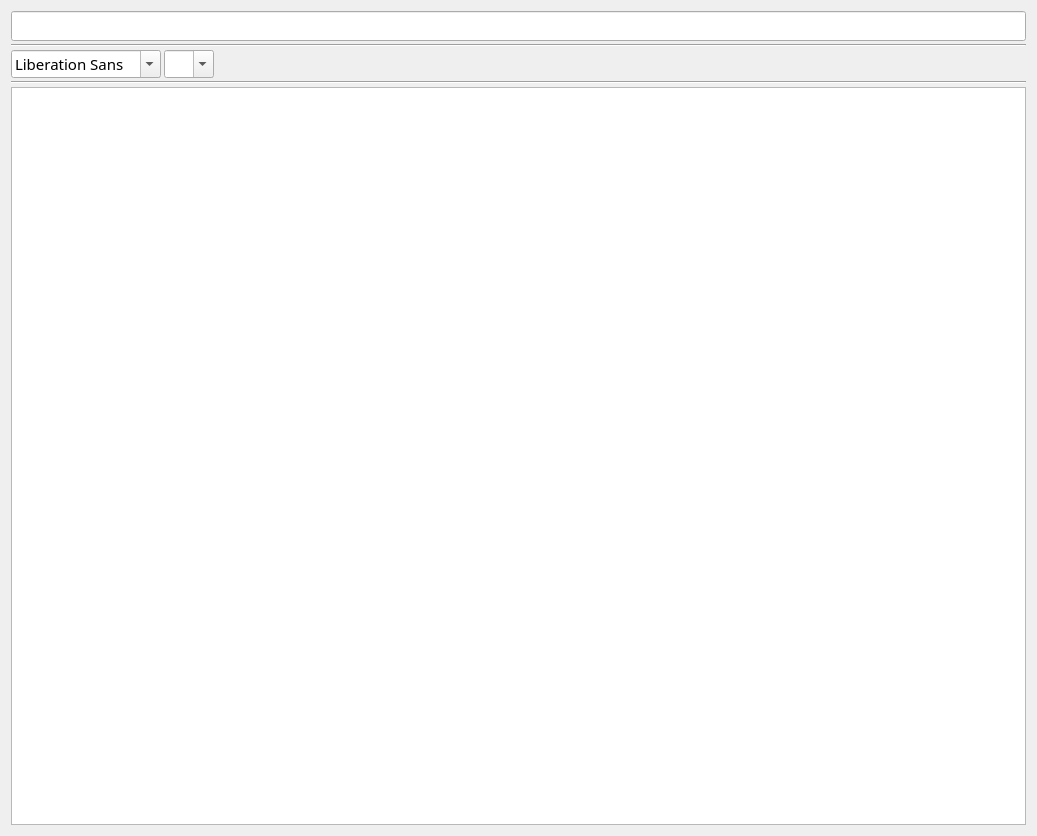
<?xml version="1.0" encoding="UTF-8"?>
<ui version="4.0">
 <class>NoteEditWindow</class>
 <widget class="QWidget" name="NoteEditWindow">
  <property name="geometry">
   <rect>
    <x>0</x>
    <y>0</y>
    <width>1037</width>
    <height>836</height>
   </rect>
  </property>
  <property name="windowTitle">
   <string>Form</string>
  </property>
  <layout class="QVBoxLayout" name="verticalLayout">
   <item>
    <layout class="QVBoxLayout" name="verticalLayout_2">
     <property name="spacing">
      <number>3</number>
     </property>
     <item>
      <widget class="FramelessLineEdit" name="editTitle">
       <property name="minimumSize">
        <size>
         <width>0</width>
         <height>30</height>
        </size>
       </property>
       <property name="maximumSize">
        <size>
         <width>16777215</width>
         <height>30</height>
        </size>
       </property>
       <property name="baseSize">
        <size>
         <width>0</width>
         <height>30</height>
        </size>
       </property>
       <property name="font">
        <font>
         <family>微软雅黑</family>
         <pointsize>10</pointsize>
        </font>
       </property>
      </widget>
     </item>
     <item>
      <widget class="QFrame" name="frame">
       <property name="minimumSize">
        <size>
         <width>0</width>
         <height>0</height>
        </size>
       </property>
       <property name="maximumSize">
        <size>
         <width>16777215</width>
         <height>16777215</height>
        </size>
       </property>
       <property name="baseSize">
        <size>
         <width>10</width>
         <height>1</height>
        </size>
       </property>
       <property name="frameShape">
        <enum>QFrame::HLine</enum>
       </property>
       <property name="frameShadow">
        <enum>QFrame::Sunken</enum>
       </property>
       <property name="lineWidth">
        <number>1</number>
       </property>
      </widget>
     </item>
     <item>
      <layout class="QHBoxLayout" name="horizontalLayout_3">
       <property name="spacing">
        <number>3</number>
       </property>
       <item>
        <widget class="FontComboBox" name="font_comboBox">
         <property name="sizePolicy">
          <sizepolicy hsizetype="Fixed" vsizetype="Fixed">
           <horstretch>0</horstretch>
           <verstretch>0</verstretch>
          </sizepolicy>
         </property>
         <property name="minimumSize">
          <size>
           <width>0</width>
           <height>28</height>
          </size>
         </property>
         <property name="maximumSize">
          <size>
           <width>150</width>
           <height>28</height>
          </size>
         </property>
         <property name="font">
          <font>
           <family>微软雅黑 Light</family>
           <pointsize>11</pointsize>
          </font>
         </property>
         <property name="editable">
          <bool>true</bool>
         </property>
         <property name="maxVisibleItems">
          <number>30</number>
         </property>
         <property name="iconSize">
          <size>
           <width>0</width>
           <height>0</height>
          </size>
         </property>
        </widget>
       </item>
       <item>
        <widget class="FontComboSizeBox" name="fontsize_comboBox">
         <property name="sizePolicy">
          <sizepolicy hsizetype="Fixed" vsizetype="Fixed">
           <horstretch>0</horstretch>
           <verstretch>0</verstretch>
          </sizepolicy>
         </property>
         <property name="minimumSize">
          <size>
           <width>50</width>
           <height>28</height>
          </size>
         </property>
         <property name="maximumSize">
          <size>
           <width>50</width>
           <height>28</height>
          </size>
         </property>
         <property name="font">
          <font>
           <family>Calibri</family>
           <pointsize>13</pointsize>
           <kerning>false</kerning>
          </font>
         </property>
         <property name="editable">
          <bool>true</bool>
         </property>
         <property name="maxVisibleItems">
          <number>30</number>
         </property>
        </widget>
       </item>
       <item>
        <widget class="FontColorComboBox" name="fontcolor" native="true"/>
       </item>
       <item>
        <widget class="ToolButton" name="bold" native="true">
         <property name="text" stdset="0">
          <string>PushButton</string>
         </property>
        </widget>
       </item>
       <item>
        <widget class="ToolButton" name="italic" native="true">
         <property name="text" stdset="0">
          <string>PushButton</string>
         </property>
        </widget>
       </item>
       <item>
        <widget class="ToolButton" name="underline" native="true">
         <property name="text" stdset="0">
          <string>PushButton</string>
         </property>
        </widget>
       </item>
       <item>
        <widget class="ToolButton" name="strikeout" native="true">
        </widget>
       </item>
       <item>
        <widget class="ToolButton" name="highlight" native="true">
         <property name="text" stdset="0">
          <string>PushButton</string>
         </property>
        </widget>
       </item>
       <item>
        <widget class="ToolButton" name="codeblock" native="true">
         <property name="text" stdset="0">
          <string>PushButton</string>
         </property>
        </widget>
       </item>
       <item>
        <widget class="SeperateVLine" name="vline"/>
       </item>
       <item>
        <widget class="ToolButton" name="item_symbol" native="true"/>
       </item>
       <item>
        <widget class="ToolButton" name="item_id" native="true"/>
       </item>
       <item>
        <widget class="AlignmentComboBox" name="alignment2">
        </widget>
       </item>
       <item>
        <widget class="SeperateVLine" name="vline2"/>
       </item>
       <item>
        <widget class="ToolButton" name="attachment" native="true"/>
       </item>
       <item>
        <widget class="ToolButton" name="photo" native="true"/>
       </item>
       <item>
        <spacer name="horizontalSpacer">
         <property name="orientation">
          <enum>Qt::Horizontal</enum>
         </property>
         <property name="sizeHint" stdset="0">
          <size>
           <width>40</width>
           <height>20</height>
          </size>
         </property>
        </spacer>
       </item>
      </layout>
     </item>
     <item>
      <widget class="QFrame" name="frame2">
       <property name="minimumSize">
        <size>
         <width>0</width>
         <height>0</height>
        </size>
       </property>
       <property name="maximumSize">
        <size>
         <width>16777215</width>
         <height>16777215</height>
        </size>
       </property>
       <property name="baseSize">
        <size>
         <width>10</width>
         <height>1</height>
        </size>
       </property>
       <property name="frameShape">
        <enum>QFrame::HLine</enum>
       </property>
       <property name="frameShadow">
        <enum>QFrame::Sunken</enum>
       </property>
       <property name="lineWidth">
        <number>1</number>
       </property>
      </widget>
     </item>
     <item>
      <widget class="RichTextEditor" name="textEdit"/>
     </item>
    </layout>
   </item>
  </layout>
 </widget>
 <customwidgets>
  <customwidget>
   <class>FramelessLineEdit</class>
   <extends>QLineEdit</extends>
   <header>FramelessLineEdit.h</header>
  </customwidget>
  <customwidget>
   <class>FontComboSizeBox</class>
   <extends>QComboBox</extends>
   <header>fontsize_combobox.h</header>
  </customwidget>
  <customwidget>
   <class>FontComboBox</class>
   <extends>QFontComboBox</extends>
   <header>font_combobox.h</header>
  </customwidget>
  <customwidget>
   <class>ToolButton</class>
   <extends>QWidget</extends>
   <header>comctrl/toolbutton.h</header>
  </customwidget>
  <customwidget>
   <class>MenuButton</class>
   <extends>QWidget</extends>
   <header>comctrl/menubutton.h</header>
  </customwidget>
  <customwidget>
   <class>SeperateVLine</class>
   <extends>QFrame</extends>
   <header>SeperateLine.h</header>
   <container>1</container>
  </customwidget>
  <customwidget>
   <class>FontColorComboBox</class>
   <extends>MenuButton</extends>
   <header>FontColorComboBox.h</header>
  </customwidget>
  <customwidget>
   <class>ColorTableView</class>
   <extends>QAbstractItemView</extends>
   <header>colortableview.h</header>
  </customwidget>
  <customwidget>
   <class>ColorGallery</class>
   <extends>QWidget</extends>
   <header>colorgallery.h</header>
  </customwidget>
  <customwidget>
   <class>RichTextEditor</class>
   <extends>QTextEdit</extends>
   <header>richeditor/richtexteditor.h</header>
  </customwidget>
  <customwidget>
   <class>AlignmentComboBox</class>
   <extends>MenuButton</extends>
   <header>alignmentcombobox.h</header>
  </customwidget>
 </customwidgets>
 <resources/>
 <connections/>
</ui>
